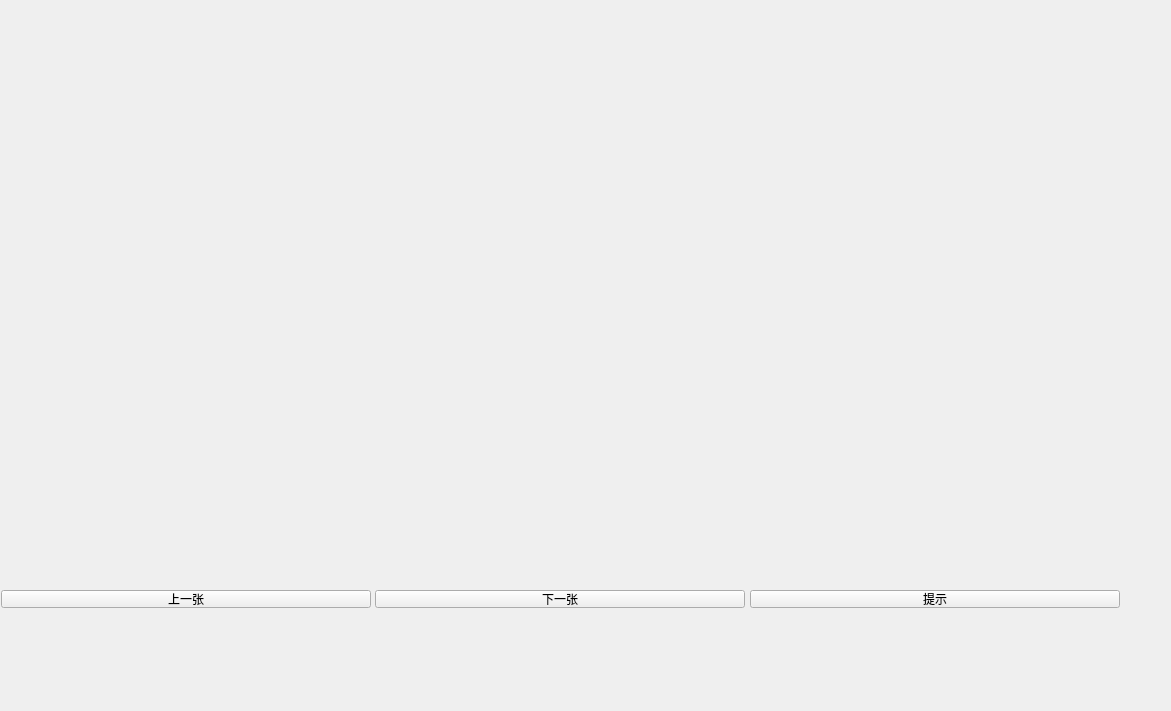
<?xml version="1.0" encoding="UTF-8"?>
<ui version="4.0">
 <class>beijingrailwaystation</class>
 <widget class="QWidget" name="beijingrailwaystation">
  <property name="geometry">
   <rect>
    <x>0</x>
    <y>0</y>
    <width>1171</width>
    <height>711</height>
   </rect>
  </property>
  <property name="windowTitle">
   <string>Form</string>
  </property>
  <widget class="QLabel" name="label">
   <property name="geometry">
    <rect>
     <x>20</x>
     <y>14</y>
     <width>1131</width>
     <height>541</height>
    </rect>
   </property>
   <property name="text">
    <string/>
   </property>
  </widget>
  <widget class="QPushButton" name="pushButton">
   <property name="geometry">
    <rect>
     <x>1</x>
     <y>590</y>
     <width>370</width>
     <height>18</height>
    </rect>
   </property>
   <property name="text">
    <string>上一张</string>
   </property>
  </widget>
  <widget class="QPushButton" name="pushButton_2">
   <property name="geometry">
    <rect>
     <x>375</x>
     <y>590</y>
     <width>370</width>
     <height>18</height>
    </rect>
   </property>
   <property name="text">
    <string>下一张</string>
   </property>
  </widget>
  <widget class="QPushButton" name="pushButton_3">
   <property name="geometry">
    <rect>
     <x>750</x>
     <y>590</y>
     <width>370</width>
     <height>18</height>
    </rect>
   </property>
   <property name="text">
    <string>提示</string>
   </property>
  </widget>
 </widget>
 <resources/>
 <connections/>
</ui>
